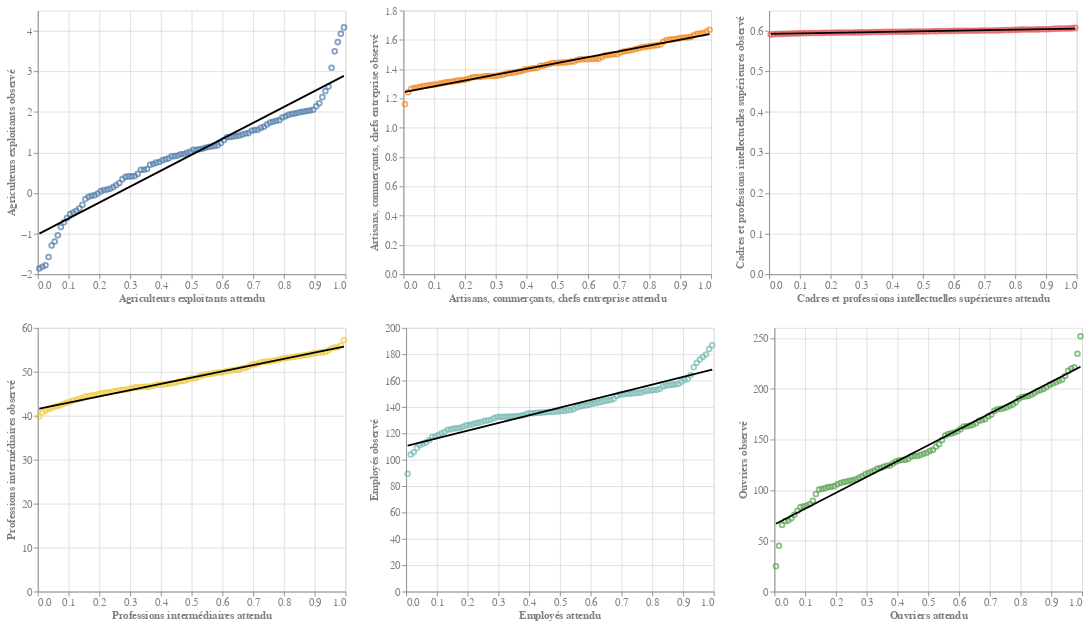

Notebook code for this chart:
### Code cell
alt.vconcat(
    alt.hconcat(qq_1_norm, qq_2_norm, qq_3_norm),
    alt.hconcat(qq_4_norm, qq_5_norm, qq_6_norm),
).configure_legend(
    titleFontSize=14,
    labelFontSize=13,
    labelColor=EnvVar.template["LEG_LABEL_COL"],
    titleColor=EnvVar.template["LEG_TITLE_COL"],
    titleLimit=500,
    titlePadding=7,
    direction="horizontal",
    orient="bottom",
    columnPadding=10,
    columns=2,
    rowPadding=12,
    symbolType="square",
).configure_title(
    fontSize=17, color="gray"
).resolve_scale(
    color="independent"
).configure_axis(
    labelFontSize=12,
    titleFontSize=12,
    labelColor="gray",
    titleColor="gray",
)
